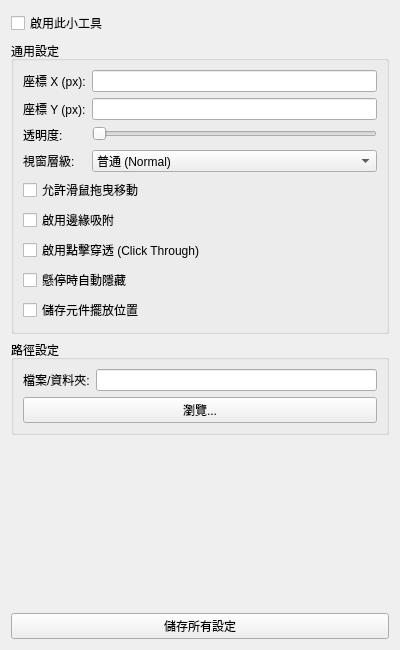
<?xml version="1.0" encoding="UTF-8"?>
<ui version="4.0">
 <class>ToolSettingsForm</class>
 <widget class="QWidget" name="ToolSettingsForm">
  <property name="geometry">
   <rect>
    <x>0</x>
    <y>0</y>
    <width>400</width>
    <height>650</height>
   </rect>
  </property>
  <property name="windowTitle">
   <string>小工具設定</string>
  </property>
  <layout class="QVBoxLayout" name="verticalLayout">
   <item>
    <widget class="QCheckBox" name="enableTool_checkBox">
     <property name="text">
      <string>啟用此小工具</string>
     </property>
    </widget>
   </item>
   <item>
    <widget class="QGroupBox" name="general_groupBox">
     <property name="title">
      <string>通用設定</string>
     </property>
     <layout class="QFormLayout" name="formLayout">
      <item row="0" column="0">
       <widget class="QLabel" name="label_X">
        <property name="text">
         <string>座標 X (px):</string>
        </property>
       </widget>
      </item>
      <item row="0" column="1">
       <widget class="QLineEdit" name="coordX_lineEdit"/>
      </item>
      <item row="1" column="0">
       <widget class="QLabel" name="label_Y">
        <property name="text">
         <string>座標 Y (px):</string>
        </property>
       </widget>
      </item>
      <item row="1" column="1">
       <widget class="QLineEdit" name="coordY_lineEdit"/>
      </item>
      <item row="2" column="0">
       <widget class="QLabel" name="label_T">
        <property name="text">
         <string>透明度:</string>
        </property>
       </widget>
      </item>
      <item row="2" column="1">
       <widget class="QSlider" name="transparency_slider">
        <property name="maximum">
         <number>100</number>
        </property>
        <property name="orientation">
         <enum>Qt::Orientation::Horizontal</enum>
        </property>
       </widget>
      </item>
      <item row="3" column="0">
       <widget class="QLabel" name="label_pos">
        <property name="text">
         <string>視窗層級:</string>
        </property>
       </widget>
      </item>
      <item row="3" column="1">
       <widget class="QComboBox" name="position_comboBox">
        <item>
         <property name="text">
          <string>普通 (Normal)</string>
         </property>
        </item>
        <item>
         <property name="text">
          <string>永遠置頂 (Stay on Top)</string>
         </property>
        </item>
        <item>
         <property name="text">
          <string>置於底部 (On Desktop)</string>
         </property>
        </item>
       </widget>
      </item>
      <item row="4" column="0" colspan="2">
       <widget class="QCheckBox" name="draggable_checkBox">
        <property name="text">
         <string>允許滑鼠拖曳移動</string>
        </property>
       </widget>
      </item>
      <item row="5" column="0" colspan="2">
       <widget class="QCheckBox" name="snapToEdge_checkBox">
        <property name="text">
         <string>啟用邊緣吸附</string>
        </property>
       </widget>
      </item>
      <item row="6" column="0" colspan="2">
       <widget class="QCheckBox" name="clickThrough_checkBox">
        <property name="text">
         <string>啟用點擊穿透 (Click Through)</string>
        </property>
       </widget>
      </item>
      <item row="7" column="0" colspan="2">
       <widget class="QCheckBox" name="hoverHide_checkBox">
        <property name="text">
         <string>懸停時自動隱藏</string>
        </property>
       </widget>
      </item>
      <item row="8" column="0" colspan="2">
       <widget class="QCheckBox" name="savePosition_checkBox">
        <property name="text">
         <string>儲存元件擺放位置</string>
        </property>
       </widget>
      </item>
     </layout>
    </widget>
   </item>
   <item>
    <widget class="QGroupBox" name="data_media_group">
     <property name="title">
      <string>路徑設定</string>
     </property>
     <layout class="QFormLayout" name="formLayout_media">
      <item row="0" column="0">
       <widget class="QLabel" name="path_label">
        <property name="text">
         <string>檔案/資料夾:</string>
        </property>
       </widget>
      </item>
      <item row="0" column="1">
       <widget class="QLineEdit" name="musicPath_lineEdit"/>
      </item>
      <item row="1" column="0" colspan="2">
       <widget class="QPushButton" name="browsePath_button">
        <property name="text">
         <string>瀏覽...</string>
        </property>
       </widget>
      </item>
     </layout>
    </widget>
   </item>
   <item>
    <spacer name="vSpacer">
     <property name="orientation">
      <enum>Qt::Orientation::Vertical</enum>
     </property>
     <property name="sizeHint" stdset="0">
      <size>
       <width>0</width>
       <height>0</height>
      </size>
     </property>
    </spacer>
   </item>
   <item>
    <widget class="QPushButton" name="saveSettings_button">
     <property name="text">
      <string>儲存所有設定</string>
     </property>
    </widget>
   </item>
  </layout>
 </widget>
 <resources/>
 <connections/>
</ui>
